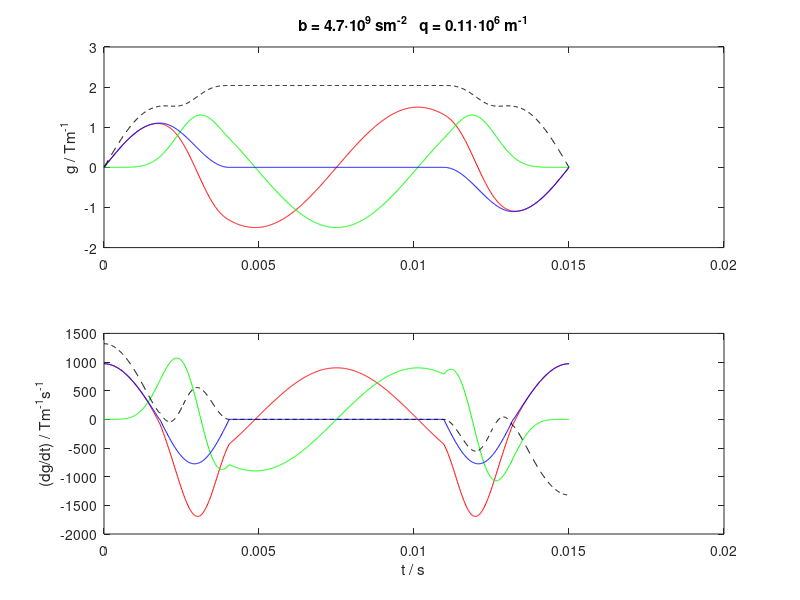

This chart was generated by the following MATLAB code: (Note: this script raises an error after producing the figure.)
% Gradient waveforms for axisymmetric b-tensors.
%
% Calculated according to the recipe in fig 1 of
% Topgaard, Phys. Chem. Chem. Phys. 18, 8545 (2016).
% http://dx.doi.org/10.1039/c5cp07251d

clear all

% Define path for output folders
run_fn = mfilename('fullpath');
[run_path,run_name,run_ext] = fileparts(run_fn);
out_path = fullfile(run_path,'protocol');

% Define timing parameters relative to a total echo time = 1
np = 1000; % Number of time intervals in waveform [1000]
epsilon_up = .12; % Quarter-sine ramp up [0.1]
plateau = 0; % Plateau [0]
epsilon_down = .15; % Half-sine ramp down [0.1]

% Parameters for calculating b-values
gmax = 50/100*3; % Max gradient [3 T/m]
tau = 15e-3; % Waveform duration [10 ms]


%------------------------


taured = 1;
dt = taured/np;
t = taured*linspace(0,1,np);

% Quarter-sine ramp up
np_epsilon_up = round(epsilon_up/dt);
t_epsilon_up = pi/2*linspace(0,1,np_epsilon_up)';
g_up = sin(t_epsilon_up);
%figure(1), clf, plot(t_epsilon_up,g_up,'-'), return

% Half-sine ramp down
np_epsilon_down = round(epsilon_down/dt);
t_epsilon_down = pi/2*linspace(-1,1,np_epsilon_down)';
g_down = 1 - .5*(1+sin(t_epsilon_down));
%figure(1), clf, plot(t_epsilon_down,g_down,'-'), return

% Plateau
np_plateau = round(plateau/dt);
np_inter = round(taured/dt)-2*(np_epsilon_up+np_plateau+np_epsilon_down);

ga = [g_up; ones(np_plateau,1); g_down; zeros(np_inter,1); g_down-1; -1*ones(np_plateau,1); -flipud(g_up)];
%figure(1), clf, plot(t,ga,'-'), return

deltapsi = 2*pi;
psi0 = 0;

q = cumsum(ga); % Topgaard Eq 35 (Note: all dt cancel and can be omitted.)
q = mean([q flipud(q)],2); % Removes asymmetry introduced by cumsum
b = sum(q.^2); % Topgaard Eq 32
psi = psi0 + deltapsi/b*cumsum(q.^2); % Topgaard Eq 31
psi = mean([psi deltapsi-flipud(psi)],2); % Removes asymmetry introduced by cumsum
gr = (ga + 1i*deltapsi/b*q.^3).*exp(1i.*psi); % Topgaard Eq 37

% Assure that first and last values equal zero
ga([1 end]) = 0;
gr([1 end]) = 0;

re_gr = real(gr);
im_gr = imag(gr);

% Assure refocusing on each channel
ga(2:(end-1)) = ga(2:(end-1)) - sum(ga)/(np-2);
re_gr(2:(end-1)) = re_gr(2:(end-1)) - sum(re_gr)/(np-2);
im_gr(2:(end-1)) = im_gr(2:(end-1)) - sum(im_gr)/(np-2);

% Normalize waveform to the range -1 to +1
gnorm = max(abs([ga(:); re_gr(:)+1i*im_gr(:)]));
ga = ga/gnorm;
re_gr = re_gr/gnorm;
im_gr = im_gr/gnorm;

% Test that the waveform gives isotropic diffusion weighting
zeta = acos(1/sqrt(3)); % Magic angle
% zeta: half aperture of q cone, see Topgaard. Microporous Mesoporous Mater. 178, 60 (2013).
% http://dx.doi.org/10.1016/j.micromeso.2013.03.009
theta = pi/2; % (theta,phi): Orientation of cone axis in lab frame
phi = 0;

gx = re_gr*sin(zeta); % Topgaard Eq 37
gy = im_gr*sin(zeta);
gz = ga*cos(zeta);

gx_old = gx;
gz_old = gz;
gx = gx_old*cos(theta) + gz_old*sin(theta);
gz = gz_old*cos(theta) - gx_old*sin(theta);
gx_old = gx;
gy_old = gy;
gx = gx_old*cos(phi) - gy_old*sin(phi);
gy = gy_old*cos(phi) + gx_old*sin(phi);

qx = cumsum(gx);
qy = cumsum(gy);
qz = cumsum(gz);
bxx = sum(qx.^2);
byy = sum(qy.^2);
bzz = sum(qz.^2);
bxy = sum(qx.*qy);
bxz = sum(qx.*qz);
byz = sum(qy.*qz);

b_tensor = [[bxx bxy bxz]; [bxy byy byz]; [bxz byz bzz]]/(bxx+byy+bzz)
% Should be diagonal and all eigenvalues 1/3

gamma = 26.75e7;
dt = tau/np;
t = tau*linspace(0,1,np)';
q = gamma*gmax*cumsum(ga*dt);
b = sum(q.^2*dt);
qmax = max(q);
td = b/qmax^2;

dgadt = gradient(gmax*ga/dt);
dgrdt = gradient(gmax*abs(gr)/dt);
dre_grdt = gradient(gmax*re_gr/dt);
dim_grdt = gradient(gmax*im_gr/dt);

figure(1), clf
subplot(2,1,1)
plot(t,gmax*re_gr,'r-',t,gmax*im_gr,'g-',t,gmax*ga,'b-',t,gmax*abs(gr),'k--')
ylabel('g / Tm^-^1')
title(['b = ' num2str(b/1e9,2) '\cdot10^9 sm^-^2   q = ' num2str(qmax/2/pi/1e6,2) '\cdot10^6 m^-^1'])

subplot(2,1,2)
plot(t,dre_grdt,'r-',t,dim_grdt,'g-',t,dgadt,'b-',t,dgrdt,'k--')
xlabel('t / s'), ylabel('(dg/dt) / Tm^-^1s^-^1')

res = bruker_mkshapefile(fullfile(out_path,'ga'),im_gr,'radial a');
res = bruker_mkshapefile(fullfile(out_path,'gb'),re_gr,'radial b');
res = bruker_mkshapefile(fullfile(out_path,'gc'),ga,'axial c');
